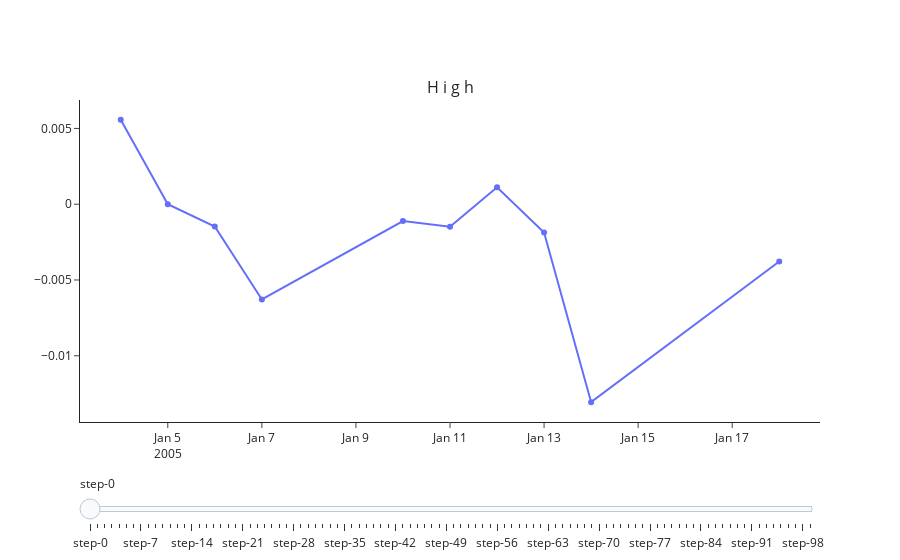

The notebook cell this image was saved under:
### Code cell
fig = plot_slider(x)
fig.show()
